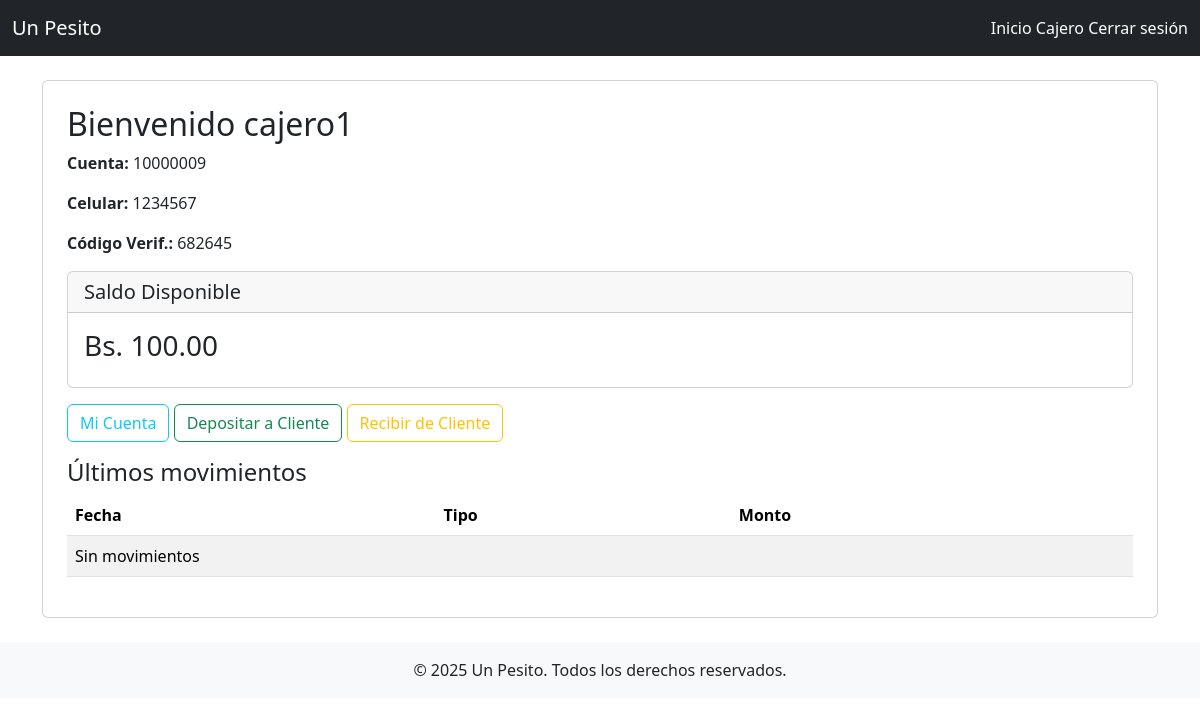
The page /teller/dashboard (signed in) on the database as committed earlier.
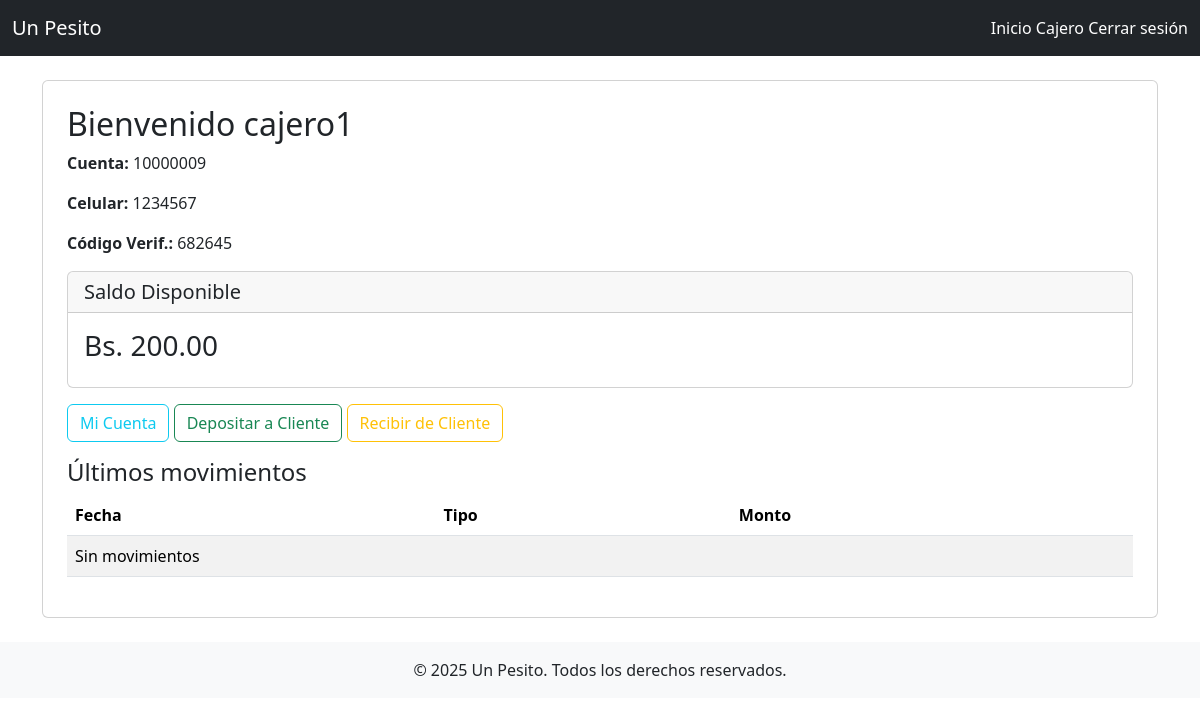
The same page on the database as committed later.
### app/models/user.py (models this page shows, shortened)
class User(UserMixin, db.Model):
    __tablename__ = 'user'
    id = db.Column(db.Integer, primary_key=True)
    nombre = db.Column(db.String(100), nullable=False)
    apellido = db.Column(db.String(100), nullable=False)
    ci = db.Column(db.String(20), unique=True, nullable=False)
    direccion = db.Column(db.String(200))
    saldo = db.Column(db.Float, default=0.0)
    telefono = db.Column(db.String(20))
    correo = db.Column(db.String(120), unique=True)
    username = db.Column(db.String(50), unique=True, nullable=False)
    password = db.Column(db.String(200), nullable=False)
    role = db.Column(db.String(20), default='cliente')
    balance = db.Column(db.Float, default=0.0)
    codigo_verificacion = db.Column(db.String(10))  # Código permanente del cajero
    transacciones = db.relationship('Transaction', backref='usuario', lazy=True)
    loans = db.relationship('Loan', backref='user', lazy=True)

### app/controllers/teller_controller.py (the view)
@teller_bp.route('/dashboard')
@login_required
@teller_required
def dashboard():
    transacciones = (
        Transaction.query
        .filter_by(user_id=current_user.id)
        .order_by(Transaction.fecha.desc())
        .limit(10)
        .all()
    )
    return render_template(
        'teller/dashboard.html',
        user=current_user,
        transacciones=transacciones
    )

### app/controllers/auth_controller.py (called while the page is built)
@login_manager.user_loader
def load_user(user_id):
    return User.query.get(int(user_id))

### app/templates/teller/dashboard.html (shortened to what this page needs)
{% extends 'shared/base.html' %}
{% block content %}
<div class="card p-4">
    <h2>Bienvenido {{ user.username }}</h2>
    <p><strong>Cuenta:</strong> {{ user.ci }}</p>
    <p><strong>Celular:</strong> {{ user.telefono }}</p>
    <p><strong>Código Verif.:</strong> {{ user.codigo_verificacion }}</p>
    <div class="card">
        <h5 class="card-header">Saldo Disponible</h5>
        <div class="card-body">
            <h3>Bs. {{ "%.2f"|format(current_user.saldo) }}</h3>
        </div>
    </div>
    <div class="mt-3 mb-3">
        <a href="{{ url_for('teller.mi_cuenta') }}" class="btn btn-outline-info">Mi Cuenta</a>
        <a href="{{ url_for('teller.deposit') }}" class="btn btn-outline-success">Depositar a Cliente</a>
        <a href="{{ url_for('teller.recibir') }}" class="btn btn-outline-warning">Recibir de Cliente</a>
    </div>
    <h4>Últimos movimientos</h4>
    <table class="table table-striped">
        <thead>
            <tr><th>Fecha</th><th>Tipo</th><th>Monto</th></tr>
        </thead>
        <tbody>
        {% for t in transacciones %}
            <tr>
                <td>{{ t.fecha.strftime('%Y-%m-%d %H:%M') }}</td>
                <td>{{ t.tipo }}</td>
                <td>Bs. {{ t.monto }}</td>
            </tr>
        {% else %}
            <tr><td colspan="3">Sin movimientos</td></tr>
        {% endfor %}
        </tbody>
    </table>
</div>
{% endblock %}

### app/templates/shared/base.html (shortened to what this page needs)
<!DOCTYPE html>
<html lang="es">
<head>
    <link href="https://cdn.jsdelivr.net/npm/bootstrap@5.3.2/dist/css/bootstrap.min.css" rel="stylesheet">
</head>
<body>
    {% include 'shared/nav.html' %}
    <div class="container mt-4">
        {% block content %}{% endblock %}
    </div>
    <footer class="text-center py-3 mt-4 bg-light">
        &copy; 2025 Un Pesito. Todos los derechos reservados.
    </footer>
</body>
</html>

### app/templates/shared/nav.html
<nav class="navbar navbar-expand-lg navbar-dark bg-dark">
    <div class="container-fluid">
        <a class="navbar-brand" href="#">Un Pesito</a>
        <div>
            {% if current_user.is_authenticated %}
                {% if current_user.role == 'admin' %}
                    <a class="nav-link d-inline text-white" href="{{ url_for('admin.dashboard') }}">Inicio Admin</a>
                {% elif current_user.role == 'cajero' %}
                    <a class="nav-link d-inline text-white" href="{{ url_for('teller.dashboard') }}">Inicio Cajero</a>
                {% else %}
                    <a class="nav-link d-inline text-white" href="{{ url_for('user.dashboard') }}">Inicio Cliente</a>
                {% endif %}
                <a class="nav-link d-inline text-white" href="{{ url_for('auth.logout') }}">Cerrar sesión</a>
            {% else %}
                <a class="nav-link d-inline text-white" href="{{ url_for('auth.login') }}">Iniciar sesión</a>
            {% endif %}
        </div>
    </div>
</nav>

Rows that differ between the two databases and show on the page:
changed User "cajero1": saldo "100.00" → "200.00"
